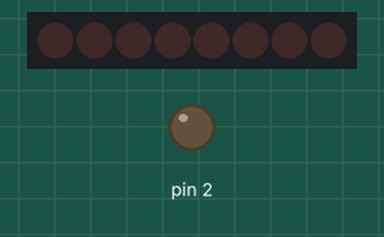
A sketch run on a simulated Arduino Uno, built with avr-gcc and run on an emulated ATmega328P. Shown: 8 shift-register outputs drawn as a row of LEDs (first output left, lit = HIGH), output pins drawn as LEDs (lit = HIGH). Wiring (inferred from the names in the program): shift register (74HC595): data pin 15; shift clock pin 14; latch pin 16. Wiring (inferred from the signals the program sends): row of LEDs: on Q0, Q1, Q2, Q3, Q4, Q5, Q6, Q7. Pins used as bus, display or sensor lines are not drawn.

Above: at 1.0 s.
Timing chart, 0 to 3.6 s (numbered marks = the images above):
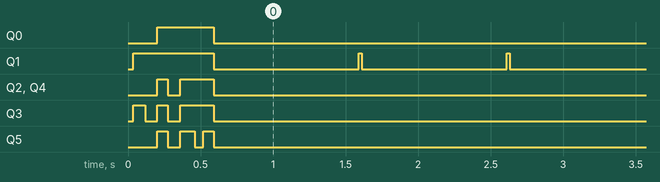

Measured:
- by itself, Q0: HIGH → LOW at 0.59 s
- by itself, Q1: alternates HIGH for 0.02 s and LOW for 1.0 s
- by itself, Q2, Q4: HIGH → LOW at 0.27 s, → HIGH 0.09 s later, → LOW 0.23 s later
- by itself, Q3: goes LOW 0.08 s, HIGH 0.07 s, LOW 0.09 s, HIGH 0.23 s, then LOW
- by itself, Q5: alternates HIGH for 0.09 s and LOW for 0.07 s, 5 changes in all, then stays LOW

The sketch:

mlcd.ino
```cpp
// (licence header left out)
void HD44780_write_instruction(int data, bool one_read=false);
void HD44780_write(int rs, int data, bool one_write=false);

// Enable 8 bits or 4 bits operating mode
//#define LCD_8BITS
#define LCD_4BITS

// Enable latched mode using 595 shift register
#define LATCHED

#define LCD_INCREMENT 1
#define LCD_DECREMENT 0
#define LCD_SHIFT 1
#define LCD_NO_SHIFT 0
#define LCD_FONT_5x8 8
#define LCD_FONT_5x10 10

#ifdef LATCHED
  #define LATCH_LATCH 16
  #define LATCH_CLOCK 14
  #define LATCH_DATA 15
#endif

#ifdef LCD_8BITS
  #define RS 2
  #define E 3
  #define DB0 4
  #define DB1 5
  #define DB2 6
  #define DB3 7
  #define DB4 8
  #define DB5 9
  #define DB6 10
  #define DB7 11
#endif

#ifdef LCD_4BITS
  #define RS 2
  #define E 3
  #define DB4 8
  #define DB5 9
  #define DB6 10
  #define DB7 11
#endif

// Mask for display command
#define DISPLAY_BITS(x) (0x8|(0x7&(x)))

struct lcd_status {
  // Instead using individual var for each control bit, store them into a
  // byte array to reduce memory consumption.
  // Individual vars would require 32 bytes of SRAM: 8 bytes * 4 vars = 32 bytes
  // Using just a byte, can fit 8 control bits (a bit more complex to drive)
  byte control_bits;
  /*
     Bits order (LSB first):

     Blink cursor: 1 blink, 0 not blink
     Cursor on/off: 1 on, 0 off
     Display on/off: 1 on, 0 off
     Cursor move direction: 1 increment, 0 decrement
  */

} lcd;

void HD44780_init(int lines, int font, struct lcd_status *lcd) {
  delay(25);
  pinMode(2, OUTPUT);
  pinMode(3, OUTPUT);
  digitalWrite(3, LOW);

  #ifdef LATCHED
    pinMode(LATCH_LATCH, OUTPUT);
    pinMode(LATCH_CLOCK, OUTPUT);
    pinMode(LATCH_DATA, OUTPUT);
  #endif

  #ifndef LATCHED
    pinMode(RS, OUTPUT);
    pinMode(E, OUTPUT);

    #ifdef LCD_8BITS
      pinMode(DB0, OUTPUT);
      pinMode(DB1, OUTPUT);
      pinMode(DB2, OUTPUT);
      pinMode(DB3, OUTPUT);
    #endif
    pinMode(DB4, OUTPUT);
    pinMode(DB5, OUTPUT);
    pinMode(DB6, OUTPUT);
    pinMode(DB7, OUTPUT);
  #endif

  lcd->control_bits = 0x0;

  HD44780_function_set(lines, font);
  HD44780_display_on(lcd);
  HD44780_entry_mode(LCD_INCREMENT, LCD_NO_SHIFT);
  HD44780_cursor_display_shift(0, 0);
  HD44780_clear_display();

}

void HD44780_function_set(int lines, int char_font) {
  int data = 0x20; // DL = 0, N = 0, F = 0

  // Set DL value (8 bits = 1, 4 bits = 0)
  #ifdef LCD_8BITS
    data |= 0x10;
  #endif

  // Set N value (2 lines = 1, 1 line = 0)
  if (lines==2)
    data |= 0x08;

  // Set char font
  if (char_font==8)
    data |= 0x04;

  #ifdef LCD_8BITS
    HD44780_write_instruction(data);
  #endif

  #ifdef LCD_4BITS
    // According to HD44780U datasheet, when operating in 4 bits mode,
    // must write only one instruction on MSB with 0010 bits (4 bits mode)
    // and after, write full data again
    HD44780_write_instruction(0x20, true);
    delay(1);
    HD44780_write_instruction(data);
  #endif
}

void HD44780_display_on(struct lcd_status *lcd) {
  // Set display bit to 1 (0000 X1XX)
  lcd->control_bits |= 0x04;

  // Mask control bits so get only 3 LSB bits (00000111): blink, cursor and display
  HD44780_write_instruction(DISPLAY_BITS(lcd->control_bits));

}

void HD44780_display_off(struct lcd_status *lcd) {
  // Set display bit to 0 (0000 X0XX)
  lcd->control_bits &= 0x0B;

  // Mask control bits so get only 3 LSB bits (00000111): blink, cursor and display
  HD44780_write_instruction(DISPLAY_BITS(lcd->control_bits));
}

void HD44780_cursor_on(struct lcd_status *lcd) {
  // Set cursor bit to 1 (0000 XX1X)
  lcd->control_bits |= 0x02;

  // Mask control bits so get only 3 LSB bits (00000111): blink, cursor and display
  HD44780_write_instruction(DISPLAY_BITS(lcd->control_bits));
}

void HD44780_cursor_off(struct lcd_status *lcd) {
  // Set cursor bit to 0 (0000 XX0X)
  lcd->control_bits &= 0x0D;

  // Mask control bits so get only 3 LSB bits (00000111): blink, cursor and display
  HD44780_write_instruction(DISPLAY_BITS(lcd->control_bits));
}

void HD44780_blink_on(struct lcd_status *lcd) {
  // Set cursor bit to 1 (0000 XXX1)
  lcd->control_bits |= 0x01;

  // Mask control bits so get only 3 LSB bits (00000111): blink, cursor and display
  HD44780_write_instruction(DISPLAY_BITS(lcd->control_bits));
}

void HD44780_blink_off(struct lcd_status *lcd) {
  // Set cursor bit to 0 (0000 XXX0)
  lcd->control_bits &= 0x0E;

  // Mask control bits so get only 3 LSB bits (00000111): blink, cursor and display
  HD44780_write_instruction(DISPLAY_BITS(lcd->control_bits));
}

void HD44780_clear_display() {
  HD44780_write_instruction(0x01);
  delay(2);
}

void HD44780_entry_mode(int dir, bool shift) {
  // left, not shift
  int data = 0x04;

  // Set cursor direction (left == 0, right == 1)
  if (dir==1)
    data |= 0x02;

  // Set display shift
  if (shift)
    data |= 0x01;

  HD44780_write_instruction(data);
}

void HD44780_cursor_display_shift(int dc, int dir) {
  // cursor move, shift left
  int data = 0x0;

  if (dc)
    data |= 0x08;

  if (dir)
    data |= 0x04;

  HD44780_write_instruction(data);
}

void HD44780_return_home() {
  HD44780_write_instruction(0x02);
}

void HD44780_set_ddram_address(int addr) {
  HD44780_write_instruction(0x80|addr);
}

void HD44780_write_instruction(int data, bool one_write) {
  HD44780_write(LOW, data, one_write);
}

void HD44780_write_char(char c) {
  HD44780_write_data(c);
}

void HD44780_write_string(char *s, int length) {
  for (int i=0; i<length; i++)
    HD44780_write_char(s[i]);
}

void HD44780_set_cursor(int line, int col) {
  int dest=0;

  if (line == 2)
    dest = 0x40;

  dest += (col-1);

  HD44780_set_ddram_address(dest);
}

void HD44780_write_data(int data) {
  HD44780_write(HIGH, data);
}

void HD44780_write(int rs, int data, bool one_write) {
  #ifndef LATCHED
    digitalWrite(RS, rs);
  #endif

  #ifdef LCD_8BITS

    #ifdef LATCHED
      digitalWrite(LATCH_LATCH, LOW);

      /*
        Using 595 shift register on 8 bits mode, requires 2 IC's chained, so
        must send data on two steps:
        RS | ENABLE | 000000
        DATA0 ... DATA7

        DATA needs 8 bits so it takes a full IC

        ENABLE is set to HIGH
      */

      shiftOut(LATCH_DATA, LATCH_CLOCK, MSBFIRST, rs | 0x2);
      shiftOut(LATCH_DATA, LATCH_CLOCK, MSBFIRST, data);
      digitalWrite(LATCH_LATCH, HIGH);
      __asm__("nop\n\t");
      digitalWrite(LATCH_LATCH, LOW);

      /*
        Set ENABLE signal to LOW, so send only RS signal data to shift register:
        0 RS 0 ...0
      */
      shiftOut(LATCH_DATA, LATCH_CLOCK, MSBFIRST, rs);
      shiftOut(LATCH_DATA, LATCH_CLOCK, MSBFIRST, 0);
      digitalWrite(LATCH_LATCH, HIGH);
      __asm__("nop\n\t");

    #endif

    #ifndef LATCHED
      digitalWrite(DB0, data&0x1 ? HIGH: LOW);
      digitalWrite(DB1, data&0x2 ? HIGH: LOW);
      digitalWrite(DB2, data&0x4 ? HIGH: LOW);
      digitalWrite(DB3, data&0x8 ? HIGH: LOW);
      digitalWrite(DB4, data&0x10 ? HIGH: LOW);
      digitalWrite(DB5, data&0x20 ? HIGH: LOW);
      digitalWrite(DB6, data&0x40 ? HIGH: LOW);
      digitalWrite(DB7, data&0x80 ? HIGH: LOW);

      // Clock pulse of E signal HIGH->LOW
      __asm__("nop\n\t");
     digitalWrite(E, HIGH);
      __asm__("nop\n\t");
      digitalWrite(E, LOW);
    #endif

  #endif

  #ifdef LCD_4BITS

    #ifdef LATCHED
      digitalWrite(LATCH_LATCH, LOW);
      //digitalWrite(2, rs);
      __asm__("nop\n\t");
      __asm__("nop\n\t");
      int rs_bit;

      rs_bit = rs == HIGH?1:0;

      /*
        Using 595 shift register on 4 bits mode, just need one shift register but must send data four times:

        RS | ENABLE HIGH | MSB data 4 bits (DATA4 ... DATA7)
        RS | ENABLE LOW  | 000000 (doesn't matter)
        RS | ENABLE HIGH | LSB data 4 bits (DATA0 ... DATA3)
        RS | ENABLE LOW  | 000000 (doesn't matter)
      */

      // RS | ENABLE HIGH | MSB data (DATA4 ... DATA7)
      shiftOut(LATCH_DATA, LATCH_CLOCK, MSBFIRST, rs_bit | 0x2 | ((data & 0xF0)>>2));

      digitalWrite(LATCH_LATCH, HIGH);
      __asm__("nop\n\t");
      digitalWrite(LATCH_LATCH, LOW);
      __asm__("nop\n\t");
      delay(10);
      digitalWrite(3, HIGH);
      __asm__("nop\n\t");
      digitalWrite(3, LOW);

      // RS | ENABLE LOW | 000000

      shiftOut(LATCH_DATA, LATCH_CLOCK, MSBFIRST, rs_bit);
      digitalWrite(LATCH_LATCH, HIGH);
      __asm__("nop\n\t");
      digitalWrite(LATCH_LATCH, LOW);
      __asm__("nop\n\t");


      // Return if only write one instruction (required for function set on 4 bits operation mode)
      if (one_write)
        return;

      // RS | ENABLE HIGH | LSB data (DATA0 ... DATA3)
      shiftOut(LATCH_DATA, LATCH_CLOCK, MSBFIRST, rs | 0x2 | ((data & 0x0F)<<2));
      //shiftOut(LATCH_DATA, LATCH_CLOCK, MSBFIRST, (data & 0x0F)<<2);

      digitalWrite(LATCH_LATCH, HIGH);
      __asm__("nop\n\t");
      digitalWrite(LATCH_LATCH, LOW);
      __asm__("nop\n\t");
      delay(10);
      digitalWrite(3, HIGH);
      __asm__("nop\n\t");
      digitalWrite(3, LOW);


      // RS | ENABLE LOW | 000000
      shiftOut(LATCH_DATA, LATCH_CLOCK, MSBFIRST, rs);
      digitalWrite(LATCH_LATCH, HIGH);
      __asm__("nop\n\t");
      digitalWrite(LATCH_LATCH, LOW);
      __asm__("nop\n\t");


    #endif

    #ifndef LATCHED
      // On 4 bits operation mode, must load first 4 MSB and after 4 LSB
      digitalWrite(DB4, data&0x10 ? HIGH: LOW);
      digitalWrite(DB5, data&0x20 ? HIGH: LOW);
      digitalWrite(DB6, data&0x40 ? HIGH: LOW);
      digitalWrite(DB7, data&0x80 ? HIGH: LOW);

      // Clock pulse of E signal HIGH->LOW
      __asm__("nop\n\t");
      digitalWrite(E, HIGH);
      __asm__("nop\n\t");
      digitalWrite(E, LOW);
      delay(1);

      // Return if only write one instruction (required for function set on 4 bits operation mode)
      if (one_write)
        return;

      digitalWrite(DB4, data&0x1 ? HIGH: LOW);
      digitalWrite(DB5, data&0x2 ? HIGH: LOW);
      digitalWrite(DB6, data&0x4 ? HIGH: LOW);
      digitalWrite(DB7, data&0x8 ? HIGH: LOW);

      // Clock pulse of E signal HIGH->LOW
      __asm__("nop\n\t");
      digitalWrite(E, HIGH);
      __asm__("nop\n\t");
      digitalWrite(E, LOW);
    #endif
  #endif
}

void setup() {
  // Init lcd using 2 lines
  HD44780_init(2, LCD_FONT_5x8, &lcd);

  HD44780_set_cursor(1,1);
  HD44780_write_string("Hello world", 11);
  HD44780_set_cursor(2,1);
  HD44780_write_string("See you!", 8);
}

void loop() {
  HD44780_blink_on(&lcd);
  delay(1000);
  HD44780_blink_off(&lcd);
  delay(1000);
  HD44780_cursor_on(&lcd);
  delay(1000);
  HD44780_cursor_off(&lcd);
  delay(1000);
  HD44780_display_off(&lcd);
  delay(1000);
  HD44780_display_on(&lcd);
  delay(1000);

}
```
